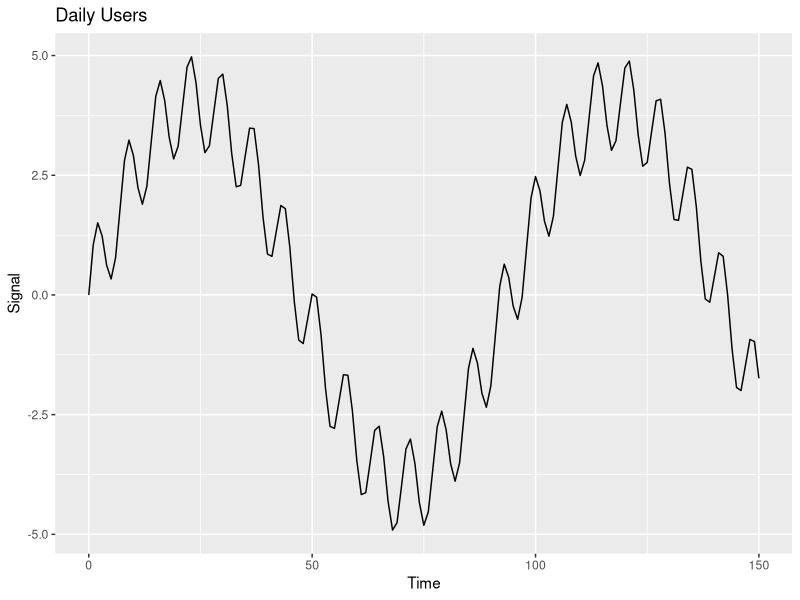

Recreate this plot in R. (Note: this script raises an error after producing the figure.)
setwd("~/Dropbox/ml-presentation/")
library(ggplot2)
library(reshape)
rm(list=ls())

# weekly trend data generation

T = 30              # number of periods to use
Ts = 1              # sampling period
f <- 1 / (Ts * 7)   # signal frequency (weekly)

d <- data.frame(t = seq(0, 5*T, by=Ts))

d$y <- sin( 2 * pi * f * d$t) + # variation
       4 * sin(d$t / 15)        # trend

# take 7-day moving average
d$trend7 <- filter(d$y, rep(1/7, 7))
d$trend28 <- filter(d$y, rep(1/28, 28))

p <- ggplot(d, aes(x=t)) +
  geom_line(aes(y=y)) +
  scale_x_continuous("Time") +
  scale_y_continuous("Signal") +
  ggtitle("Daily Users")
ggsave("figures/01-users-weekly.png", plot=p, height=7, width=12, dpi=72)

p2 <- p + geom_line(aes(y=trend7), color='red')
ggsave("figures/02-users-weekly-trend.png", plot=p2, height=7, width=12, dpi=72)

p3 <- p2 + geom_line(aes(y=trend28), color='blue')
ggsave("figures/02a-users-weekly-monthly-trend.png", plot=p3, height=7, width=12, dpi=72)
## picture of ideal low-pass filter
rm(list=ls())
d <- data.frame(
  x = seq(0,1,length.out=10000),
  y = c(rep(1, 2000), rep(0, 8000)),
  gap = c(rep(1,1500), seq(1,0, length.out=1000), rep(0, 7500))
)
p <- ggplot(d, aes(x=x)) + 
  geom_line(aes(y=y)) +
  scale_x_continuous("Frequency") +
  scale_y_continuous("Magnitude")
ggsave("figures/03-lowpass-diagram.png", plot=p, height=7, width=12, dpi=72)

p2 <- p + geom_line(aes(y=gap), size=1.5)
ggsave("figures/04-lowpass-diagram-2.png", plot=p2, height=7, width=12, dpi=72)

###################################### fourier transform demo
rm(list=ls())
Ts = .001                # sampling period
fn = 1 / (2 * Ts)        # nyquist frequency
t <- seq(0,5,by=Ts)      # generate a time vector

filt <- c(-0.020104118828857324, -0.05842798004352509, -0.06117840364782199, -0.01093939338533898, 0.0512509644353497, 0.033220867678947864, -0.056552769718339224, -0.08565500737264507, 0.06337959966054496, 0.31085440365663597, 0.4344309124179416, 0.31085440365663597, 0.06337959966054496, -0.08565500737264507, -0.056552769718339224, 0.033220867678947864, 0.0512509644353497, -0.01093939338533898, -0.06117840364782199, -0.05842798004352509, -0.020104118828857324)

d <- data.frame(
  t = t,
  x = sin(2*pi*.5*t) + .5 * sin(2*pi*250*t) + .1 * sin(2*pi*400*t),
  x2 = 10 * sin(2*pi*.5*t) + .5 * sin(2*pi*3*t)# + .1 * sin(2*pi*10*t)
)

d$filt <- filter(d$x, filt)
d <- subset(d, !is.na(d$filt))

p <- qplot(t, x, data=subset(d, t < 2), geom='line') +
  scale_x_continuous("Time (seconds)", limits=c(0, 2)) +
  scale_y_continuous("Amplitude")
ggsave("figures/08-fft-signal-time-domain.png", plot=p, height=3.5, width=6, dpi=72)

X <- abs(fft(d$x))
Xf <- abs(fft(d$filt))
D <- data.frame(
  f = seq(0, fn, length.out=floor(length(X)/2)),
  X = X[1:floor(length(X)/2)],
  Xf = Xf[1:floor(length(Xf)/2)]
)

p2 <- qplot(f, X/max(X), data=D, geom='line') +
  scale_x_continuous("Frequency (Hz)") +
  scale_y_continuous("Magnitude")
ggsave("figures/09-fft-signal-frequency-domain.png", plot=p2, height=3.5, width=6, dpi=72)

p3 <- qplot(f, Xf/max(Xf), data=D, geom='line') +
  scale_x_continuous("Frequency (Hz)") +
  scale_y_continuous("Magnitude")
ggsave("figures/10-fft-signal-frequency-domain-filtered.png", plot=p3, height=3.5, width=6, dpi=72)

p4 <- qplot(t, filt, data=subset(d, t < 2), geom='line') +
  scale_x_continuous("Time (seconds)") +
  scale_y_continuous("Amplitude")
ggsave("figures/11-fft-signal-time-domain-filtered.png", plot=p4, height=3.5, width=6, dpi=72)

########### white noise example.
rm(list=ls())
# filt <- c(-0.020104118828857324, -0.05842798004352509, -0.06117840364782199, -0.01093939338533898, 0.0512509644353497, 0.033220867678947864, -0.056552769718339224, -0.08565500737264507, 0.06337959966054496, 0.31085440365663597, 0.4344309124179416, 0.31085440365663597, 0.06337959966054496, -0.08565500737264507, -0.056552769718339224, 0.033220867678947864, 0.0512509644353497, -0.01093939338533898, -0.06117840364782199, -0.05842798004352509, -0.020104118828857324)
Ts = .001                # sampling period
fn = 1 / (2 * Ts)        # nyquist frequency
t <- seq(0,5,by=Ts)      # generate a time vector

# make a data.frame with all of our signals
# the runif function will generate an approximately normal distribution of *frequencies*.
# Just take a histogram of the fft to see what I mean.
d <- data.frame(
  t  = t,
  v  = runif(length(t))
)
d$filtered <- filter(d$v, rep(1/7, 7))    # 7-point average
d$filtered2 <- filter(d$v, filt) # 28-point average

# There are some NA values left over from the filter.
# It's OK to just drop them before going into the fft
d <- subset(d, !is.na(filtered) & !is.na(filtered2))

# take the FFT of the four signals
V = abs(fft(d$v))
Vf = abs(fft(d$filtered))
Vf2 = abs(fft(d$filtered2))

# put all of them into a data.frame for plotting
D <- data.frame(
  f  = seq(0, fn, length.out=floor(length(V)/2)),
  V  = V[1:floor(length(V)/2)],
  Vf = Vf[1:floor(length(Vf)/2)],
  Vf2 = Vf2[1:floor(length(Vf2)/2)]
)

# one of these has a really huge spike at DC (zero Hz). Drop it for plotting.
D <- D[2:nrow(D),]
p <- ggplot(D, aes(f,V)) + 
  geom_line() +
  geom_smooth() +
  scale_x_continuous("Frequency (Hz)") +
  scale_y_continuous("Magnitude")
ggsave("figures/05-white-noise-fft.png", plot=p, height=7, width=12, dpi=72)

p2 <- ggplot(D, aes(x=f)) + 
  geom_line(aes(y=V), alpha=.2) +
  geom_line(aes(y=Vf)) +
  geom_smooth(aes(y=Vf)) +
  scale_x_continuous("Frequency (Hz)") +
  scale_y_continuous("Magnitude")
ggsave("figures/06-white-noise-fft-filtered7.png", plot=p2, height=7, width=12, dpi=72)

p3 <- ggplot(D, aes(x=f)) + 
  geom_line(aes(y=V), alpha=.2) +
  geom_line(aes(y=Vf), alpha=.3) +
  geom_line(aes(y=Vf2)) +
  geom_smooth(aes(y=Vf2)) +
  scale_x_continuous("Frequency (Hz)") +
  scale_y_continuous("Magnitude")
ggsave("figures/07-white-noise-fft-filtered7,30.png", plot=p3, height=7, width=12, dpi=72)


############ Impulse response (hard-coded, sorry!)
rm(list=ls())
t <- -1:20
fir <- c(0, rep(1/7,7), rep(0, 14))

stemm <- function(x, y, impulse=FALSE) {
  d <- data.frame(x=x, y=y)
  p <- ggplot(d, aes(x=x))
  # add the impulse line before the other data.
  if (impulse == TRUE) {
    p <- p + geom_linerange(aes(x=0, ymin=0, ymax=1), color='red', alpha=.5)
  }
  p <- p +
    geom_point(aes(y=y)) +
    geom_linerange(aes(ymin=sapply(y, min, 0), ymax=sapply(y, max, 0)))

  p
}

p <- stemm(t, fir, impulse=TRUE) +
  scale_x_continuous("Time") +
  scale_y_continuous("Impulse Response") +
  ggtitle("FIR filter - 7 day MA")
ggsave("figures/11-fir-impulse-response.png", plot=p, height=3.5, width=6, dpi=72)

iir <- c(0.0, 0.5, 0.25, 0.125, 0.0625, 0.03125, 0.015625, 0.0078125, 0.00390625, 0.001953125, 9.765625E-4, 4.8828125E-4, 2.44140625E-4, 1.220703125E-4, 6.103515625E-5, 3.0517578125E-5, 1.52587890625E-5, 7.62939453125E-6, 3.814697265625E-6, 1.9073486328125E-6, 9.5367431640625E-7, 4.76837158203125E-7)
p2 <- stemm(t, iir, impulse=TRUE) +
  scale_x_continuous("Time") +
  scale_y_continuous("Impulse Response") +
  ggtitle("IIR filter - Exponential MA (.5, .5)")
ggsave("figures/12-iir-impulse-response.png", plot=p2, height=3.5, width=6, dpi=72)

iir.unstable <- c(0.0, 0.5, 0.55, 0.6050000000000001, 0.6655000000000002, 0.7320500000000003, 0.8052550000000004, 0.8857805000000005, 0.9743585500000007, 1.0717944050000008, 1.178973845500001, 1.2968712300500012, 1.4265583530550014, 1.5692141883605017, 1.7261356071965521, 1.8987491679162074, 2.088624084707828, 2.297486493178611, 2.527235142496472, 2.7799586567461194, 3.0579545224207316, 3.363749974662805)
p3 <- stemm(t, iir.unstable, impulse=TRUE) +
  scale_x_continuous("Time") +
  scale_y_continuous("Impulse Response") +
  ggtitle("IIR filter - Exponential MA (1.1, .5)")
ggsave("figures/13-iir-impulse-response-unstable.png", plot=p3, height=3.5, width=6, dpi=72)



############### sampling
rm(list=ls())
generate.samples <- function(Tsamp, Npoints, offset=0) {
  ((0:(Npoints-1)) %% round(1/Tsamp) == offset)
}
Ts = .001                # sampling period
fn = 1 / (2 * Ts)        # nyquist frequency
t <- seq(0,5,by=Ts)      # generate a time vector

d <- data.frame(
  t = t,
  x1 = sin(2*pi*t)
)

# original graph (no sampling)
p <- qplot(t, x1, data=d, geom='line') +
  scale_x_continuous("Periods") +
  scale_y_continuous("")
ggsave("figures/14-sampling-raw.png", plot=p, height=300/72, width=500/72, dpi=72)

make.graph <- function(d, div, offset=0) {
  d.samp <- subset(d, generate.samples(Ts/div, nrow(d), offset))
  p <- ggplot() +
  geom_line(data=d, aes(x=t, y=x1),alpha=.5) +
  geom_linerange(data=d.samp, aes(x=t, ymin=0, ymax=x1), alpha=.3) +
  geom_point(data=d.samp, aes(x=t, y=x1), color='red') +
  geom_line(data=d.samp, aes(x=t, y=x1), color='red') +
  scale_x_continuous("Periods") +
  scale_y_continuous("")
  p
}

p <- make.graph(d, .1)
ggsave("figures/15-sampling-.1.png", plot=p, height=300/72, width=500/72, dpi=72)

p <- make.graph(d, .5, 100)
ggsave("figures/16-sampling-.5.png", plot=p, height=300/72, width=500/72, dpi=72)

p <- make.graph(d, .88)
ggsave("figures/17-sampling-.8.png", plot=p, height=300/72, width=500/72, dpi=72)

p <- make.graph(d, .47)
ggsave("figures/18-sampling-..47.png", plot=p, height=300/72, width=500/72, dpi=72)

p <- make.graph(d, 1, 100)
ggsave("figures/19-sampling-1.png", plot=p, height=300/72, width=500/72, dpi=72)



################### Toeplitz style
rm(list=ls())
t <- seq(0, 6*pi, length.out=1000)

x <- data.frame(
  x1 = sin(2*pi*t),
  x2 = 1/3 * sin(3 * 2*pi*t),
  x3 = 1/5 * sin(5 * 2*pi*t)
)
x$x4 <- with(x, x1+x2+x3)  # square wave!

X <- as.matrix(x)

# WARNING! This apparently doesn't build the right type of matrix for what we
# want. See toeplitz_filter.jl for a better implementation.
H <- toeplitz(c(rep(1/7, 7), rep(0, nrow(x)-7)))

Xf <- t(t(X) %*% H)

names(Xf) <- paste(names(x), "f", sep="")
Xf$t <- t
x <- cbind(x, Xf)

x.m <- melt.data.frame(x, id.vars="t")
x.m$filtered <- factor(ifelse(!grepl("f", x.m$variable), "Original", "Filtered"), levels=c("Original", "Filtered"))
x.m$p <- substr(x.m$variable, 2, 2)
x.m <- subset(x.m, t <= pi)
p <- qplot(t, value, data=x.m, color=p, geom='line') +
  facet_grid(p ~ filtered) +
  theme(legend.position="none")
ggsave("figures/20-matrix-filter.png", plot=p, height=7, width=12, dpi=72)
